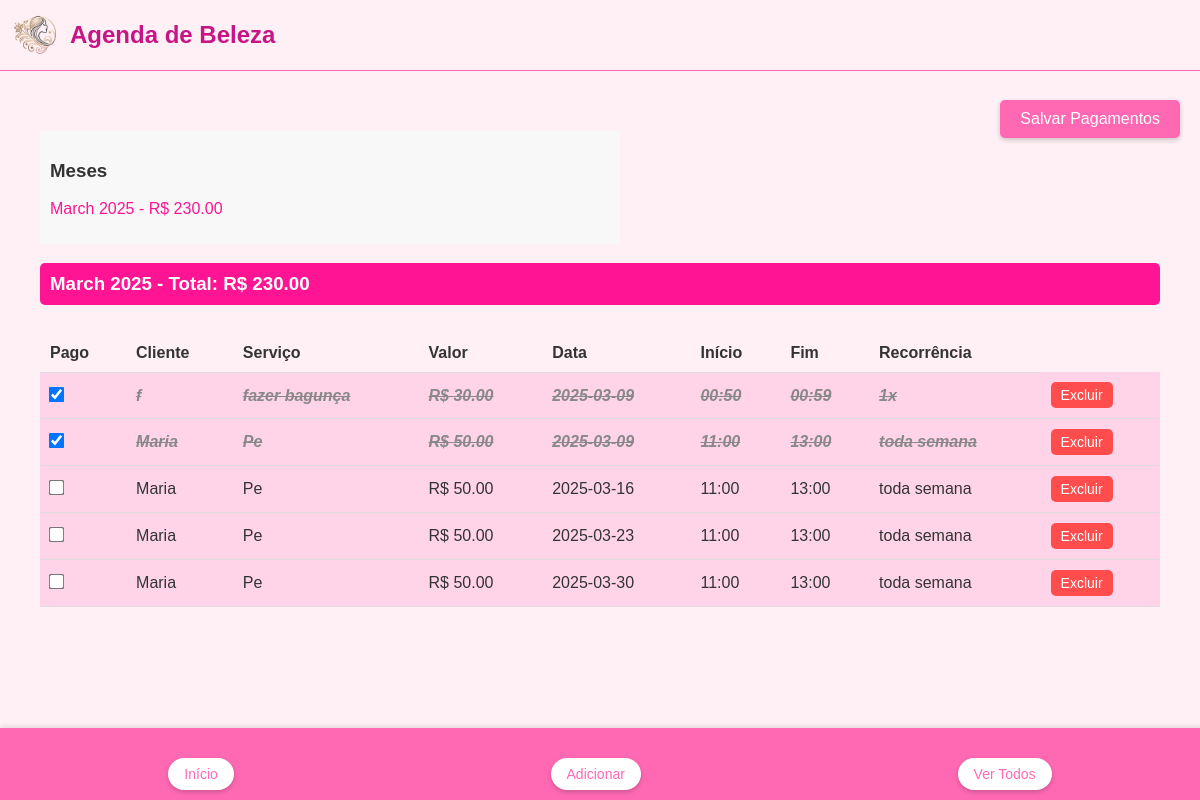
/view, run on the app's committed database.
### tables this page shows
CREATE TABLE appointments (
                id INTEGER PRIMARY KEY AUTOINCREMENT,
                client_name TEXT NOT NULL,
                service_description TEXT NOT NULL,
                service_value REAL NOT NULL,
                date TEXT NOT NULL,
                start_time TEXT NOT NULL,  -- Novo campo: horário de início
                end_time TEXT NOT NULL,    -- Novo campo: horário de fim
                recurrence TEXT NOT NULL,
                color TEXT NOT NULL,
                pago BOOLEAN DEFAULT 0
            );

### app.py (the view)
@app.route('/view')
def view_appointments():
    try:
        with sqlite3.connect(DATABASE) as conn:
            cursor = conn.cursor()
            cursor.execute('SELECT * FROM appointments ORDER BY date, start_time')  # Substitua 'time' por 'start_time'
            appointments = cursor.fetchall()
            grouped_appointments = {}
            colors = ['#FFB6C1', '#FF69B4', '#FF1493', '#C71585']  # Cores para cada mês
            for appointment in appointments:
                date = datetime.strptime(appointment[4], '%Y-%m-%d')  # appointment[4] é a data
                month_year = date.strftime('%Y-%m')  # Formato: "2023-10"
                month_name = date.strftime('%B %Y')  # Formato: "October 2023"
                service_value = float(appointment[3])  # appointment[3] é o valor do serviço
                if month_year not in grouped_appointments:
                    grouped_appointments[month_year] = {
                        'month_name': month_name,
                        'color': colors[(date.month - 1) % len(colors)],  # Cor baseada no mês
                        'total_value': 0.0,  # Inicializa a soma dos valores
                        'appointments': []
                    }
                grouped_appointments[month_year]['total_value'] += service_value
                grouped_appointments[month_year]['appointments'].append(appointment)
    except sqlite3.Error as e:
        print(f"Erro no banco de dados: {e}")
        grouped_appointments = {}
    return render_template('view_appointments.html', grouped_appointments=grouped_appointments)

### templates/view_appointments.html (shortened to what this page needs)
{% extends "base.html" %}
{% block content %}
    <div class="floating-save-button">
        <button type="button" class="btn" onclick="savePayments()">Salvar Pagamentos</button>
    </div>
    <div class="container">
        <div class="menu-vertical">
            <h3>Meses</h3>
            <ul>
                {% for month_year, data in grouped_appointments.items() %}
                    <li>
                        <a href="#{{ month_year }}" style="color: {{ data.color }};">
                            {{ data.month_name }} - R$ {{ "%.2f"|format(data.total_value) }}
                        </a>
                    </li>
                {% endfor %}
            </ul>
        </div>
        <div class="agendamentos-container">
            {% for month_year, data in grouped_appointments.items() %}
                <div id="{{ month_year }}" class="month-section">
                    <h3 style="background-color: {{ data.color }};">
                        {{ data.month_name }} - Total: R$ {{ "%.2f"|format(data.total_value) }}
                    </h3>
                    <div class="table-container">
                        <table>
                            <thead>
                                <tr>
                                    <th>Pago</th>
                                    <th>Cliente</th>
                                    <th>Serviço</th>
                                    <th>Valor</th>
                                    <th>Data</th>
                                    <th>Início</th>
                                    <th>Fim</th>
                                    <th>Recorrência</th>
                                </tr>
                            </thead>
                            <tbody>
                                {% for appointment in data.appointments %}
                                <tr id="row-{{ appointment[0] }}" style="background-color: {{ data.color }}20;">
                                    <td>
                                        <input type="checkbox" name="pago" value="{{ appointment[0] }}"
                                            {% if appointment[9] %}checked{% endif %}>
                                    </td>
                                    <td {% if appointment[9] %}class="pago"{% endif %}>
                                        {{ appointment[1] }}
                                    </td>
                                    <td {% if appointment[9] %}class="pago"{% endif %}>
                                        {{ appointment[2] }}
                                    </td>
                                    <td {% if appointment[9] %}class="pago"{% endif %}>
                                        R$ {{ "%.2f"|format(appointment[3]) }}
                                    </td>
                                    <td {% if appointment[9] %}class="pago"{% endif %}>
                                        {{ appointment[4] }}
                                    </td>
                                    <td {% if appointment[9] %}class="pago"{% endif %}>
                                        {{ appointment[5] }}
                                    </td>
                                    <td {% if appointment[9] %}class="pago"{% endif %}>
                                        {{ appointment[6] }}
                                    </td>
                                    <td {% if appointment[9] %}class="pago"{% endif %}>
                                        {{ appointment[7] }}
                                    </td>
                                    <td>
                                        <button class="btn-delete" onclick="deleteAppointment({{ appointment[0] }})">Excluir</button>
                                    </td>
                                </tr>
                                {% endfor %}
                            </tbody>
                        </table>
                    </div>
                </div>
            {% endfor %}
        </div>
    </div>
{% endblock %}

### templates/base.html (shortened to what this page needs)
<!DOCTYPE html>
<html lang="pt-BR">
<head>
    <link rel="stylesheet" href="{{ url_for('static', filename='style.css') }}">
</head>
<body>
    <div class="header">
        <img src="{{ url_for('static', filename='images/logo.png') }}" alt="Logo" class="logo">
        <h1>Agenda de Beleza</h1>
    </div>
    <div class="container">
        {% block content %}{% endblock %}
    </div>
    <footer>
        <div class="footer-menu">
            <a href="{{ url_for('index') }}" class="btn">Início</a>
            <a href="{{ url_for('add_appointment') }}" class="btn">Adicionar</a>
            <a href="{{ url_for('view_appointments') }}" class="btn">Ver Todos</a>
        </div>
    </footer>
</body>
</html>

### static/style.css (style rules this page uses)
body { font-family: Arial, sans-serif; margin: 0; padding: 0; background-color: #FFF0F5; color: #333; }
.container { padding: 0px; }
.header { text-align: center; margin-bottom: 0px; }
.header h1 { font-size: 24px; color: #C71585; margin: 0; }
footer { position: fixed; bottom: 0; left: 0; width: 100%; background-color: #FF69B4; padding: 10px; text-align: center; box-shadow: 0 -2px 5px rgba(0, 0, 0, 0.1); }
.footer-menu { display: flex; justify-content: space-around; }
.footer-menu .btn { background-color: white; color: #FF69B4; padding: 8px 16px; border-radius: 20px; text-decoration: none; font-size: 14px; transition: background-color 0.3s, color 0.3s; }
input[type="checkbox"] { transform: scale(1.2); margin: 0; }
.pago { text-decoration: line-through; font-style: italic; color: #888; }
.btn { background-color: #FF69B4; color: white; padding: 10px 20px; border: none; border-radius: 5px; cursor: pointer; margin-top: 0px; }
.pago { font-weight: bold; }
.btn { background-color: #FF69B4; color: white; padding: 10px 20px; border: none; border-radius: 5px; cursor: pointer; margin-top: 20px; }
.menu-vertical { width: 50%; padding: 10px; background-color: #f8f8f8; margin-right: 20px; }
.menu-vertical ul { list-style-type: none; padding: 0; }
.menu-vertical li { margin-bottom: 10px; }
.menu-vertical a { text-decoration: none; color: #333; font-size: 16px; }
.agendamentos-container { width: 100%; }
.month-section { margin-bottom: 30px; }
.month-section h3 { background-color: #FF69B4; padding: 10px; color: white; border-radius: 5px; }
.table-container { overflow-x: auto; }
table { width: 100%; border-collapse: collapse; margin-top: 10px; }
th, td { padding: 10px; text-align: left; border-bottom: 1px solid #ddd; }
.floating-save-button { position: fixed; top: 80px; right: 20px; z-index: 1000; }
.btn { background-color: #FF69B4; color: white; padding: 10px 20px; border: none; border-radius: 5px; cursor: pointer; font-size: 16px; box-shadow: 0 2px 5px rgba(0, 0, 0, 0.2); }
.header { display: flex; align-items: center; margin-bottom: 20px; }
.logo { width: 50px; height: auto; margin-right: 10px; }
.header { display: flex; align-items: center; padding: 10px; background-color: #FFF0F5; border-bottom: 1px solid #FF69B4; }
.header h1 { margin: 0; color: #C71585; }
.container { padding: 20px; }
.btn-delete { background-color: #ff4d4d; color: white; padding: 5px 10px; border: none; border-radius: 5px; cursor: pointer; font-size: 14px; transition: background-color 0.3s; }

### data on the page
appointments: pago "☑", client_name "f", service_description "fazer bagunça", service_value "30.00", date "2025-03-09", start_time "00:50", end_time "00:59", recurrence "1x"
appointments: pago "☑", client_name "Maria", service_description "Pe", service_value "50.00", date "2025-03-09", start_time "11:00", end_time "13:00", recurrence "toda semana"
appointments: client_name "Maria", service_description "Pe", service_value "50.00", date "2025-03-16", start_time "11:00", end_time "13:00", recurrence "toda semana"
appointments: client_name "Maria", service_description "Pe", service_value "50.00", date "2025-03-23", start_time "11:00", end_time "13:00", recurrence "toda semana"
appointments: client_name "Maria", service_description "Pe", service_value "50.00", date "2025-03-30", start_time "11:00", end_time "13:00", recurrence "toda semana"

### other printed values
{{ data.month_name }} "March 2025"
{{ "%.2f"|format(data.total_value) }} "230.00"
